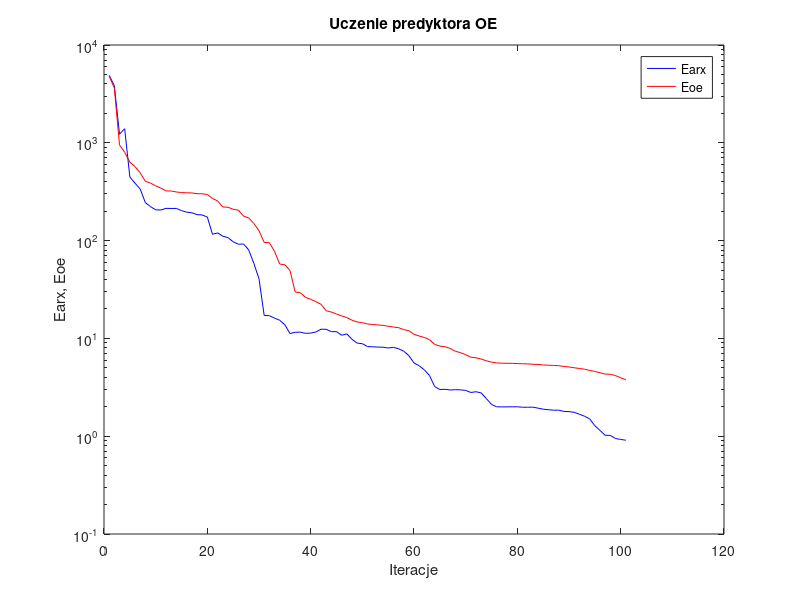
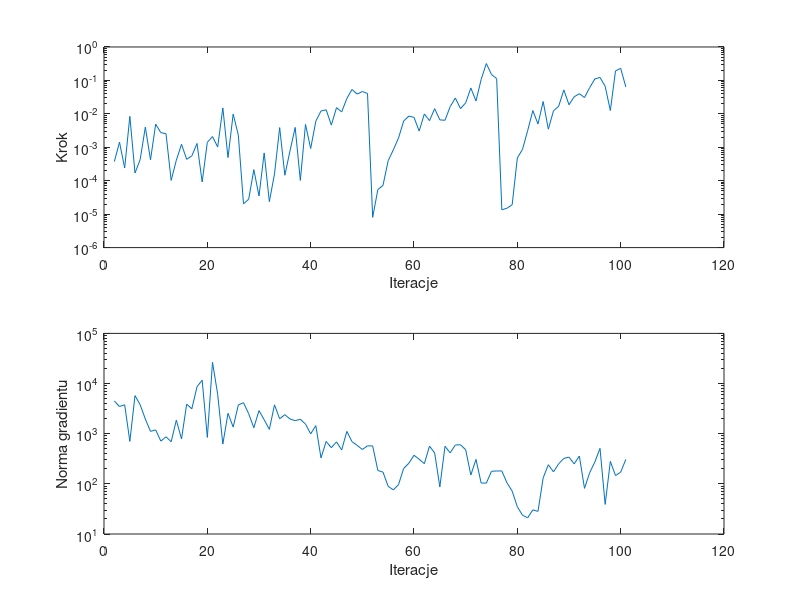

Write the MATLAB code that produced these figures, in order.
%uczenie predyktora oe
clear all;
n=0; farx(n+1)=4.895105e+003; foe(n+1)=4.808262e+003; wspucz(n+1)=0.000000e+000; ng(n+1)=0.000000e+000;
%odnowa zmiennej metryki
n=1; farx(n+1)=3.840313e+003; foe(n+1)=3.633338e+003; krok(n+1)=3.738062e-004; ng(n+1)=4.482049e+003;
n=2; farx(n+1)=1.224186e+003; foe(n+1)=9.521918e+002; krok(n+1)=1.420511e-003; ng(n+1)=3.479817e+003;
n=3; farx(n+1)=1.393936e+003; foe(n+1)=7.999008e+002; krok(n+1)=2.405530e-004; ng(n+1)=3.776949e+003;
n=4; farx(n+1)=4.478667e+002; foe(n+1)=6.354531e+002; krok(n+1)=8.443488e-003; ng(n+1)=7.018922e+002;
n=5; farx(n+1)=3.863914e+002; foe(n+1)=5.704260e+002; krok(n+1)=1.701807e-004; ng(n+1)=5.745084e+003;
n=6; farx(n+1)=3.370926e+002; foe(n+1)=4.933565e+002; krok(n+1)=4.283785e-004; ng(n+1)=3.776864e+003;
n=7; farx(n+1)=2.446706e+002; foe(n+1)=4.043808e+002; krok(n+1)=4.011171e-003; ng(n+1)=1.960897e+003;
n=8; farx(n+1)=2.225217e+002; foe(n+1)=3.873490e+002; krok(n+1)=4.205124e-004; ng(n+1)=1.112673e+003;
n=9; farx(n+1)=2.063252e+002; foe(n+1)=3.629296e+002; krok(n+1)=4.916421e-003; ng(n+1)=1.190365e+003;
n=10; farx(n+1)=2.053910e+002; foe(n+1)=3.445614e+002; krok(n+1)=2.739044e-003; ng(n+1)=7.113146e+002;
n=11; farx(n+1)=2.136767e+002; foe(n+1)=3.220950e+002; krok(n+1)=2.547833e-003; ng(n+1)=8.683217e+002;
n=12; farx(n+1)=2.131212e+002; foe(n+1)=3.216936e+002; krok(n+1)=1.022356e-004; ng(n+1)=6.919514e+002;
n=13; farx(n+1)=2.133035e+002; foe(n+1)=3.143042e+002; krok(n+1)=4.108016e-004; ng(n+1)=1.861529e+003;
n=14; farx(n+1)=2.028420e+002; foe(n+1)=3.097773e+002; krok(n+1)=1.232480e-003; ng(n+1)=7.849222e+002;
n=15; farx(n+1)=1.951933e+002; foe(n+1)=3.082403e+002; krok(n+1)=4.375567e-004; ng(n+1)=3.885835e+003;
n=16; farx(n+1)=1.925228e+002; foe(n+1)=3.071200e+002; krok(n+1)=5.534736e-004; ng(n+1)=3.137887e+003;
n=17; farx(n+1)=1.843131e+002; foe(n+1)=3.016691e+002; krok(n+1)=1.298462e-003; ng(n+1)=8.622081e+003;
n=18; farx(n+1)=1.828980e+002; foe(n+1)=3.011018e+002; krok(n+1)=9.144347e-005; ng(n+1)=1.168298e+004;
n=19; farx(n+1)=1.740681e+002; foe(n+1)=2.961416e+002; krok(n+1)=1.413789e-003; ng(n+1)=8.422273e+002;
n=20; farx(n+1)=1.160309e+002; foe(n+1)=2.697770e+002; krok(n+1)=2.090702e-003; ng(n+1)=2.654865e+004;
n=21; farx(n+1)=1.197987e+002; foe(n+1)=2.539079e+002; krok(n+1)=1.021844e-003; ng(n+1)=6.112404e+003;
n=22; farx(n+1)=1.108236e+002; foe(n+1)=2.210598e+002; krok(n+1)=1.506159e-002; ng(n+1)=6.204397e+002;
n=23; farx(n+1)=1.072289e+002; foe(n+1)=2.190722e+002; krok(n+1)=4.927090e-004; ng(n+1)=2.547925e+003;
n=24; farx(n+1)=9.730319e+001; foe(n+1)=2.091458e+002; krok(n+1)=9.876893e-003; ng(n+1)=1.358239e+003;
n=25; farx(n+1)=9.182940e+001; foe(n+1)=2.044824e+002; krok(n+1)=2.303305e-003; ng(n+1)=3.747295e+003;
%odnowa zmiennej metryki
n=26; farx(n+1)=9.233290e+001; foe(n+1)=1.781582e+002; krok(n+1)=2.034152e-005; ng(n+1)=4.151113e+003;
n=27; farx(n+1)=8.052070e+001; foe(n+1)=1.706246e+002; krok(n+1)=2.793956e-005; ng(n+1)=2.501653e+003;
n=28; farx(n+1)=5.849602e+001; foe(n+1)=1.501112e+002; krok(n+1)=2.141893e-004; ng(n+1)=1.314421e+003;
n=29; farx(n+1)=4.070497e+001; foe(n+1)=1.260905e+002; krok(n+1)=3.488003e-005; ng(n+1)=2.887592e+003;
n=30; farx(n+1)=1.719937e+001; foe(n+1)=9.573075e+001; krok(n+1)=6.790684e-004; ng(n+1)=1.903315e+003;
n=31; farx(n+1)=1.709277e+001; foe(n+1)=9.533336e+001; krok(n+1)=2.369246e-005; ng(n+1)=1.218020e+003;
n=32; farx(n+1)=1.611627e+001; foe(n+1)=7.772427e+001; krok(n+1)=1.596151e-004; ng(n+1)=3.760836e+003;
n=33; farx(n+1)=1.534101e+001; foe(n+1)=5.763150e+001; krok(n+1)=3.880097e-003; ng(n+1)=1.978575e+003;
n=34; farx(n+1)=1.379818e+001; foe(n+1)=5.654718e+001; krok(n+1)=1.460638e-004; ng(n+1)=2.395934e+003;
n=35; farx(n+1)=1.120901e+001; foe(n+1)=4.959377e+001; krok(n+1)=7.839040e-004; ng(n+1)=1.966009e+003;
n=36; farx(n+1)=1.154991e+001; foe(n+1)=2.977854e+001; krok(n+1)=3.928638e-003; ng(n+1)=1.818175e+003;
n=37; farx(n+1)=1.159023e+001; foe(n+1)=2.930323e+001; krok(n+1)=1.018217e-004; ng(n+1)=1.940512e+003;
n=38; farx(n+1)=1.126887e+001; foe(n+1)=2.624496e+001; krok(n+1)=4.829711e-003; ng(n+1)=1.555343e+003;
n=39; farx(n+1)=1.132565e+001; foe(n+1)=2.513554e+001; krok(n+1)=9.208067e-004; ng(n+1)=9.936761e+002;
n=40; farx(n+1)=1.162663e+001; foe(n+1)=2.378623e+001; krok(n+1)=6.065270e-003; ng(n+1)=1.445346e+003;
n=41; farx(n+1)=1.241806e+001; foe(n+1)=2.234442e+001; krok(n+1)=1.220118e-002; ng(n+1)=3.288365e+002;
n=42; farx(n+1)=1.239113e+001; foe(n+1)=1.918039e+001; krok(n+1)=1.321526e-002; ng(n+1)=7.008673e+002;
n=43; farx(n+1)=1.171693e+001; foe(n+1)=1.859870e+001; krok(n+1)=4.611188e-003; ng(n+1)=5.258464e+002;
n=44; farx(n+1)=1.173634e+001; foe(n+1)=1.776088e+001; krok(n+1)=1.532510e-002; ng(n+1)=6.874284e+002;
n=45; farx(n+1)=1.077306e+001; foe(n+1)=1.699248e+001; krok(n+1)=1.142218e-002; ng(n+1)=4.739366e+002;
n=46; farx(n+1)=1.112434e+001; foe(n+1)=1.631070e+001; krok(n+1)=2.876670e-002; ng(n+1)=1.111196e+003;
n=47; farx(n+1)=9.788583e+000; foe(n+1)=1.533693e+001; krok(n+1)=5.359529e-002; ng(n+1)=6.949295e+002;
n=48; farx(n+1)=8.948710e+000; foe(n+1)=1.473228e+001; krok(n+1)=3.904156e-002; ng(n+1)=5.843543e+002;
n=49; farx(n+1)=8.828870e+000; foe(n+1)=1.448408e+001; krok(n+1)=4.663470e-002; ng(n+1)=4.848828e+002;
n=50; farx(n+1)=8.246344e+000; foe(n+1)=1.403986e+001; krok(n+1)=4.069805e-002; ng(n+1)=5.718246e+002;
%odnowa zmiennej metryki
n=51; farx(n+1)=8.209022e+000; foe(n+1)=1.386480e+001; krok(n+1)=8.010217e-006; ng(n+1)=5.707485e+002;
n=52; farx(n+1)=8.152789e+000; foe(n+1)=1.373221e+001; krok(n+1)=5.385244e-005; ng(n+1)=1.851596e+002;
n=53; farx(n+1)=8.127707e+000; foe(n+1)=1.357810e+001; krok(n+1)=7.295488e-005; ng(n+1)=1.712406e+002;
n=54; farx(n+1)=7.980995e+000; foe(n+1)=1.332499e+001; krok(n+1)=3.970634e-004; ng(n+1)=8.908820e+001;
n=55; farx(n+1)=8.102849e+000; foe(n+1)=1.307203e+001; krok(n+1)=8.398512e-004; ng(n+1)=7.580865e+001;
n=56; farx(n+1)=7.840604e+000; foe(n+1)=1.288559e+001; krok(n+1)=1.889294e-003; ng(n+1)=9.636403e+001;
n=57; farx(n+1)=7.417143e+000; foe(n+1)=1.229542e+001; krok(n+1)=6.100588e-003; ng(n+1)=2.029808e+002;
n=58; farx(n+1)=6.668203e+000; foe(n+1)=1.199923e+001; krok(n+1)=8.533243e-003; ng(n+1)=2.574554e+002;
n=59; farx(n+1)=5.615090e+000; foe(n+1)=1.100698e+001; krok(n+1)=7.870080e-003; ng(n+1)=3.713945e+002;
n=60; farx(n+1)=5.253199e+000; foe(n+1)=1.058214e+001; krok(n+1)=3.050294e-003; ng(n+1)=3.100197e+002;
n=61; farx(n+1)=4.768336e+000; foe(n+1)=1.022477e+001; krok(n+1)=9.939766e-003; ng(n+1)=2.524314e+002;
n=62; farx(n+1)=4.174029e+000; foe(n+1)=9.710050e+000; krok(n+1)=6.271232e-003; ng(n+1)=5.650976e+002;
n=63; farx(n+1)=3.219334e+000; foe(n+1)=8.684158e+000; krok(n+1)=1.428969e-002; ng(n+1)=4.125449e+002;
n=64; farx(n+1)=2.999507e+000; foe(n+1)=8.341303e+000; krok(n+1)=6.606617e-003; ng(n+1)=8.675868e+001;
n=65; farx(n+1)=3.016868e+000; foe(n+1)=8.224529e+000; krok(n+1)=6.425309e-003; ng(n+1)=5.618059e+002;
n=66; farx(n+1)=2.968321e+000; foe(n+1)=7.897738e+000; krok(n+1)=1.647425e-002; ng(n+1)=4.146300e+002;
n=67; farx(n+1)=2.989637e+000; foe(n+1)=7.382231e+000; krok(n+1)=2.972664e-002; ng(n+1)=5.956740e+002;
n=68; farx(n+1)=2.978730e+000; foe(n+1)=7.152762e+000; krok(n+1)=1.438322e-002; ng(n+1)=6.011985e+002;
n=69; farx(n+1)=2.938709e+000; foe(n+1)=6.823454e+000; krok(n+1)=2.128042e-002; ng(n+1)=4.788493e+002;
n=70; farx(n+1)=2.799987e+000; foe(n+1)=6.421529e+000; krok(n+1)=5.945329e-002; ng(n+1)=1.500224e+002;
n=71; farx(n+1)=2.848661e+000; foe(n+1)=6.330194e+000; krok(n+1)=2.426108e-002; ng(n+1)=3.064957e+002;
n=72; farx(n+1)=2.771825e+000; foe(n+1)=6.156110e+000; krok(n+1)=1.072012e-001; ng(n+1)=1.037231e+002;
n=73; farx(n+1)=2.424812e+000; foe(n+1)=5.903555e+000; krok(n+1)=3.202323e-001; ng(n+1)=1.035194e+002;
n=74; farx(n+1)=2.112692e+000; foe(n+1)=5.722894e+000; krok(n+1)=1.497077e-001; ng(n+1)=1.782200e+002;
n=75; farx(n+1)=1.998454e+000; foe(n+1)=5.616600e+000; krok(n+1)=1.134226e-001; ng(n+1)=1.803734e+002;
%odnowa zmiennej metryki
n=76; farx(n+1)=1.993668e+000; foe(n+1)=5.579591e+000; krok(n+1)=1.351734e-005; ng(n+1)=1.809061e+002;
n=77; farx(n+1)=1.995557e+000; foe(n+1)=5.570815e+000; krok(n+1)=1.506057e-005; ng(n+1)=1.045069e+002;
n=78; farx(n+1)=1.997417e+000; foe(n+1)=5.562661e+000; krok(n+1)=1.915690e-005; ng(n+1)=7.164854e+001;
n=79; farx(n+1)=1.999822e+000; foe(n+1)=5.529637e+000; krok(n+1)=4.794822e-004; ng(n+1)=3.497466e+001;
n=80; farx(n+1)=1.977771e+000; foe(n+1)=5.504628e+000; krok(n+1)=8.651099e-004; ng(n+1)=2.367725e+001;
n=81; farx(n+1)=1.978075e+000; foe(n+1)=5.488868e+000; krok(n+1)=3.157424e-003; ng(n+1)=2.103315e+001;
n=82; farx(n+1)=1.982871e+000; foe(n+1)=5.442313e+000; krok(n+1)=1.254988e-002; ng(n+1)=3.025506e+001;
n=83; farx(n+1)=1.936563e+000; foe(n+1)=5.411995e+000; krok(n+1)=4.964322e-003; ng(n+1)=2.827338e+001;
n=84; farx(n+1)=1.889150e+000; foe(n+1)=5.354266e+000; krok(n+1)=2.339865e-002; ng(n+1)=1.315830e+002;
n=85; farx(n+1)=1.866141e+000; foe(n+1)=5.323690e+000; krok(n+1)=3.473809e-003; ng(n+1)=2.410392e+002;
n=86; farx(n+1)=1.844484e+000; foe(n+1)=5.287738e+000; krok(n+1)=1.238474e-002; ng(n+1)=1.732856e+002;
n=87; farx(n+1)=1.846352e+000; foe(n+1)=5.261743e+000; krok(n+1)=1.684825e-002; ng(n+1)=2.512164e+002;
n=88; farx(n+1)=1.792458e+000; foe(n+1)=5.167133e+000; krok(n+1)=5.205007e-002; ng(n+1)=3.216778e+002;
n=89; farx(n+1)=1.783791e+000; foe(n+1)=5.107959e+000; krok(n+1)=1.868912e-002; ng(n+1)=3.410599e+002;
n=90; farx(n+1)=1.755189e+000; foe(n+1)=5.009337e+000; krok(n+1)=3.243320e-002; ng(n+1)=2.500094e+002;
n=91; farx(n+1)=1.679141e+000; foe(n+1)=4.927154e+000; krok(n+1)=4.000365e-002; ng(n+1)=3.591969e+002;
n=92; farx(n+1)=1.601613e+000; foe(n+1)=4.842730e+000; krok(n+1)=3.076926e-002; ng(n+1)=8.130860e+001;
n=93; farx(n+1)=1.503821e+000; foe(n+1)=4.710404e+000; krok(n+1)=6.109779e-002; ng(n+1)=1.670501e+002;
n=94; farx(n+1)=1.279906e+000; foe(n+1)=4.592603e+000; krok(n+1)=1.104861e-001; ng(n+1)=2.725600e+002;
n=95; farx(n+1)=1.144212e+000; foe(n+1)=4.452860e+000; krok(n+1)=1.227474e-001; ng(n+1)=5.098919e+002;
n=96; farx(n+1)=1.022208e+000; foe(n+1)=4.317851e+000; krok(n+1)=6.680629e-002; ng(n+1)=3.891137e+001;
n=97; farx(n+1)=1.019054e+000; foe(n+1)=4.297826e+000; krok(n+1)=1.257761e-002; ng(n+1)=2.810780e+002;
n=98; farx(n+1)=9.471325e-001; foe(n+1)=4.168480e+000; krok(n+1)=1.919924e-001; ng(n+1)=1.463628e+002;
n=99; farx(n+1)=9.268457e-001; foe(n+1)=3.955581e+000; krok(n+1)=2.301336e-001; ng(n+1)=1.709759e+002;
n=100; farx(n+1)=9.097274e-001; foe(n+1)=3.779542e+000; krok(n+1)=6.384007e-002; ng(n+1)=3.072323e+002;

figure; semilogy(farx,'b'); hold on; semilogy(foe,'r'); xlabel('Iteracje'); ylabel('Earx, Eoe'); legend('Earx','Eoe'); title('Uczenie predyktora OE');
figure; subplot(2,1,1); semilogy(krok); xlabel('Iteracje'); ylabel('Krok');
subplot(2,1,2); semilogy(ng); xlabel('Iteracje'); ylabel('Norma gradientu');
Earx=farx(n+1)
Eoe=foe(n+1)
